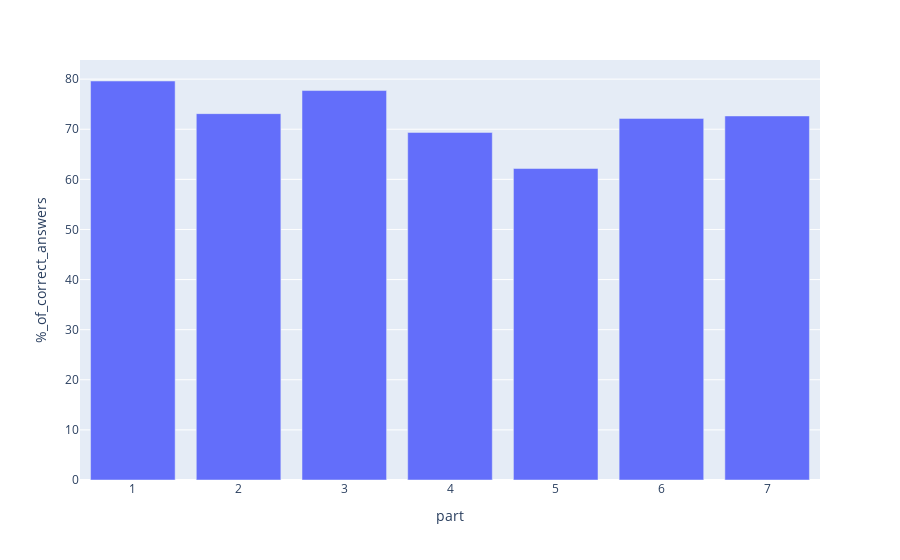

The cell this chart's notebook holds for it:
### Code cell
import plotly.express as px
fig = px.bar(part_info, x='part', y='share_sucсess', labels={'part':'part','share_sucсess':'%_of_correct_answers'})
fig.show()

### Figure 1 — Plotly figure (JSON) as saved in the notebook; plotly's stock layout.template omitted (floating-point values rounded to 4 significant figures)
{"data": [{"alignmentgroup": "True", "hovertemplate": "part=%{x}<br>%_of_correct_answers=%{y}<extra></extra>", "legendgroup": "", "marker": {"color": "#636efa", "pattern": {"shape": ""}}, "name": "", "offsetgroup": "", "orientation": "v", "showlegend": false, "textposition": "auto", "type": "bar", "x": [1, 2, 3, 4, 5, 6, 7], "xaxis": "x", "y": [79.63, 73.11, 77.72, 69.37, 62.16, 72.17, 72.65], "yaxis": "y"}], "layout": {"barmode": "relative", "legend": {"tracegroupgap": 0}, "margin": {"t": 60}, "xaxis": {"anchor": "y", "domain": [0, 1], "title": {"text": "part"}}, "yaxis": {"anchor": "x", "domain": [0, 1], "title": {"text": "%_of_correct_answers"}}}}
